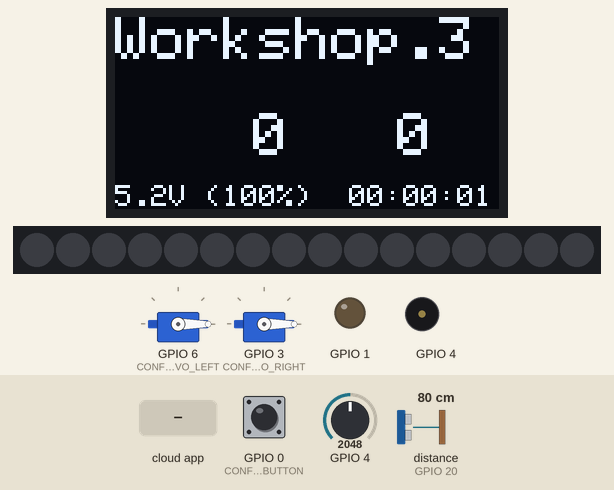
Recording of a sketch running on a simulated ESP32-C3. Shown: 2 × servo, 128×64 one-colour display, 16 RGB LEDs in strip order, left to right, output pins drawn as LEDs (lit = HIGH), buzzer (waves = sounding). Wiring (inferred from the names in the program): ultrasonic range finder: trigger GPIO 21; echo GPIO 20. Dashed ring = blinking. The test bench sets the inputs (shaded band); at power-on: GPIO 0 (CONFIG_PIN_BUTTON) HIGH, distance to the obstacle (sensor on GPIO 20) 80 cm, GPIO 4 = 2048. Dim RGB values are drawn brighter than linear; the RemoteXY app is connected; pins used as bus, display or sensor lines are not drawn.

Above: at 1.4 s.
1.5 s: GPIO 0 (CONFIG_PIN_BUTTON) pulled LOW for 0.15 s
At 2.1 s:
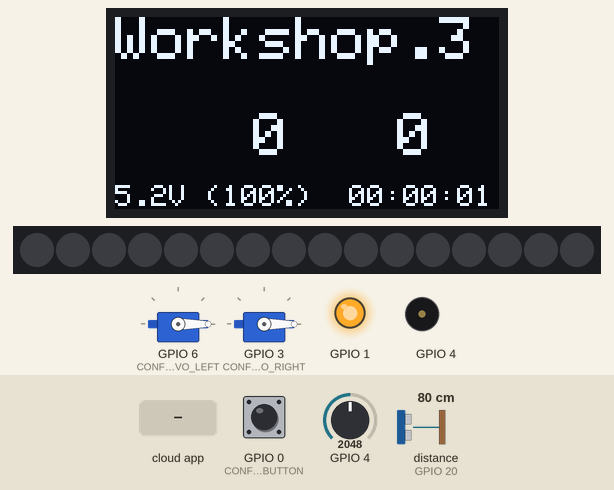
2.2 s: the phone or cloud app sets button_01 to 1
At 4.45 s:
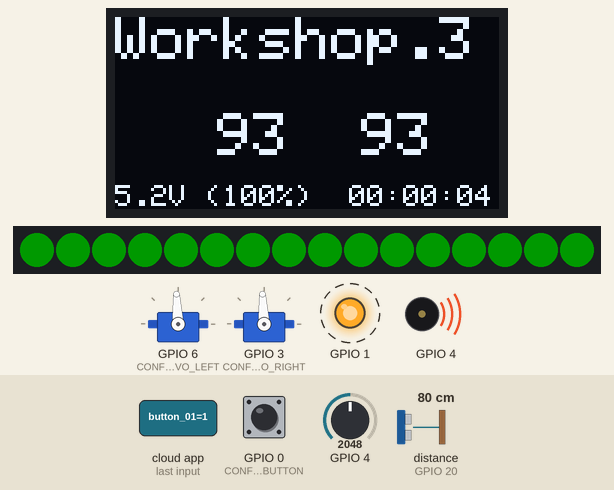
4.8 s: distance to the obstacle (sensor on GPIO 20) set to 2 cm
7.9 s: GPIO 4 set to 2866
At 8.75 s:
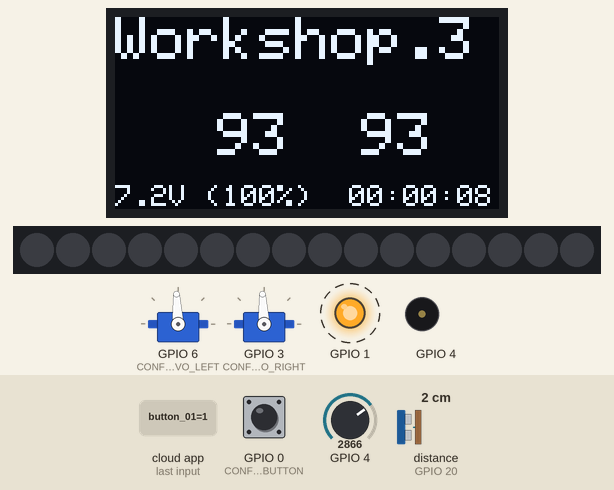
10.7 s: GPIO 4 set to 3603
At 11.14 s:
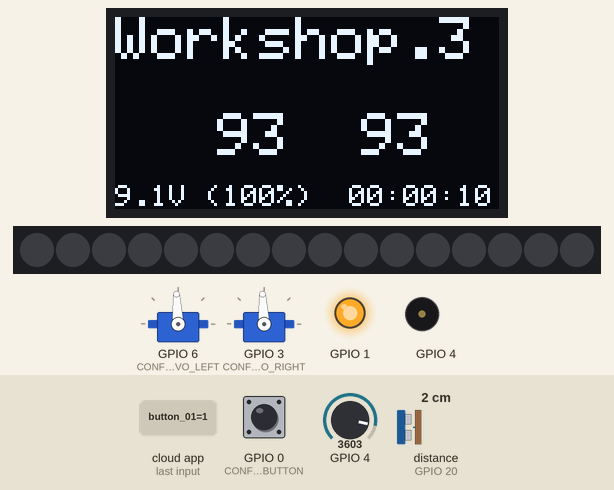
12.4 s: the phone or cloud app sets slider_01_speed_s1 to 0
Timing chart, 0 to 16.5 s (numbered marks = the images above; inputs shaded):
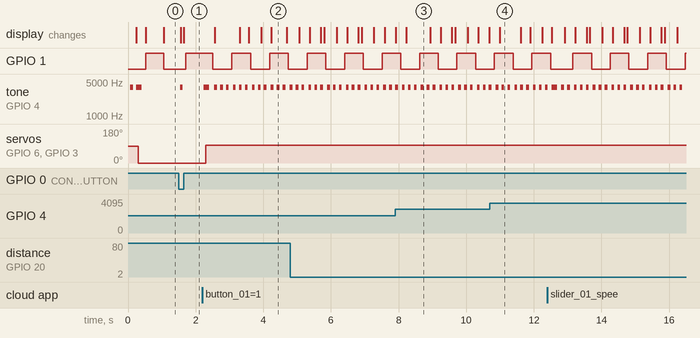

Measured:
- after the input at 1.5 s, tone on GPIO 4: silent → 3876 Hz at once, → silent 0.08 s later
- after the input at 2.2 s, tone on GPIO 4: silent → 3876 Hz at once, then repeats every 0.58 s: silent 0.15 s, 2 × (3876 Hz 0.08 s, silent 0.10 s), 3876 Hz 0.08 s; servo on GPIO 6 (CONFIG_PIN_SERVO_LEFT), servo on GPIO 3 (CONFIG_PIN_SERVO_RIGHT): 0° → 93° after 0.11 s; the display: first changes after 0.37 s (image 2 shows a later state)
- by itself, GPIO 1: alternates HIGH for 0.55 s and LOW for 0.55 s
- what the display in image 2 shows lasts 0.5 s, from 4.2 s to 4.7 s
- what the display in image 3 shows lasts 0.7 s, from 8.2 s to 8.9 s
- what the display in image 4 shows lasts 0.6 s, from 11.0 s to 11.6 s

The sketch:

src.ino
```cpp
///////////////////////////////////////////////
//        RemoteXY include library          //
//////////////////////////////////////////////

#include "01_includes.h"

Adafruit_SSD1306 display(SCREEN_WIDTH, SCREEN_HEIGHT, &Wire, OLED_RESET);

// ===========================================================================
void setup() {
// ===========================================================================

  // Serial for debugging
  #ifdef DEF_DERIAL_DEBUG
  Serial.begin(115200);
  #endif

  // Initialize RemoteXY
  //RemoteXY_Init();

  remotexy_init();

  // Allocate timer for ESP32 PWM
  ESP32PWM::allocateTimer(0);

  // Attach servos to their pins
  servoLeft.attach(CONFIG_PIN_SERVO_LEFT);
  servoRight.attach(CONFIG_PIN_SERVO_RIGHT);

  // Stop both servos initially
  stopServos();

    // Set custom I2C pins
  Wire.begin(CONFIG_PIN_OLED_SDA, CONFIG_PIN_OLED_SCL);

  // Initialize OLED
  if (!display.begin(SSD1306_SWITCHCAPVCC, 0x3C)) {
    #ifdef DEF_DERIAL_DEBUG
    Serial.println(F("SSD1306 allocation failed"));
    #endif
    // for (;;);
  }

  display.clearDisplay();
  display.setTextColor(SSD1306_WHITE);

  leds_init();
  oled_init();

  ultrasonic_init();

  g_ultrasonic_distance_cm=0;
  g_elapsed_time_startup_millis = millis();  // Record start time

  neopixels_init();

  buzzer_init();
  buzzer_beep();

  neopixels_all_blink(CRGB::Green, 3, 20);

  // remotexy_set_sound_01(REMOTEXY_SOUND_POWER_ON);

  button_init();

    // Add battery pin setup
  pinMode(CONFIG_PIN_BATTERY_LEVEL, INPUT);

  event_connection_state_flag_bo = remotexy_get_connect_flag();  // Set initial state

  g_battery_raw_adc = 0;
  g_battery_voltage = 0;
  g_battery_percentage = 0;

  g_previous_millis_u32 = 0;

  g_speed_slider_s1=CONFIG_SERVO_SPEED_STOP_LEFT;
  g_speed_slider_s2=CONFIG_SERVO_SPEED_STOP_RIGHT;

  g_speed_edit_01_s1=CONFIG_SERVO_SPEED_STOP_LEFT;
  g_speed_edit_02_s2=CONFIG_SERVO_SPEED_STOP_RIGHT;

  g_speed_s1 = CONFIG_SERVO_SPEED_STOP_LEFT;
  g_speed_s2 = CONFIG_SERVO_SPEED_STOP_RIGHT;

}

// ===========================================================================
void loop() {
// ===========================================================================
  uint8_t l_speed_slider_s1;
  uint8_t l_speed_slider_s2;
  uint8_t l_speed_slider_s1_mapped;
  uint8_t l_speed_slider_s2_mapped;

  uint16_t l_speed_edit_01_s1;
  uint16_t l_speed_edit_02_s2;
  uint16_t l_speed_edit_01_s1_constrained;
  uint16_t l_speed_edit_02_s2_constrained;

  remotexy_handler();

  if (!remotexy_get_connect_flag()) {
    remotexy_set_edit_01_s1(CONFIG_SERVO_SPEED_STOP_LEFT);
    remotexy_set_edit_02_s2(CONFIG_SERVO_SPEED_STOP_RIGHT);
  }

  if(remotexy_get_connect_flag() ) {

    if(remotexy_get_button_01() ) {
       remotexy_set_edit_01_s1(CONFIG_SERVO_SPEED_STOP_LEFT);
       remotexy_set_edit_02_s2(CONFIG_SERVO_SPEED_STOP_RIGHT);
    }

    l_speed_slider_s1 = remotexy_get_slider_01_speed_s1();
    l_speed_slider_s1_mapped = map(l_speed_slider_s1, 0, 100, 0, 180);

    l_speed_slider_s2 = remotexy_get_slider_02_speed_s2();
    l_speed_slider_s2_mapped = map(l_speed_slider_s2, 0, 100, 0, 180);

    l_speed_edit_01_s1 = remotexy_get_edit_01_s1();
    l_speed_edit_01_s1_constrained = constrain(l_speed_edit_01_s1, 0, 180);

    l_speed_edit_02_s2 = remotexy_get_edit_02_s2();
    l_speed_edit_02_s2_constrained = constrain(l_speed_edit_02_s2, 0, 180);

#if 1
    if(l_speed_slider_s1 != g_speed_slider_s1){
      g_speed_slider_s1=l_speed_slider_s1;

      g_speed_s1= l_speed_slider_s1_mapped;

      g_speed_edit_01_s1=g_speed_s1;
      remotexy_set_edit_01_s1(g_speed_s1);
      buzzer_soundButtonPress();
      return;
    }

    if(l_speed_slider_s2 != g_speed_slider_s2){
      g_speed_slider_s2=l_speed_slider_s2;

      g_speed_s2= l_speed_slider_s2_mapped;

      g_speed_edit_02_s2=g_speed_s2;
      remotexy_set_edit_02_s2(g_speed_s2);
      buzzer_soundButtonPress();
      return;
    }
#endif

#if 1
    if(l_speed_edit_01_s1_constrained != g_speed_edit_01_s1){
      g_speed_edit_01_s1=l_speed_edit_01_s1_constrained;
      remotexy_set_edit_01_s1(l_speed_edit_01_s1_constrained);

      g_speed_s1 = l_speed_edit_01_s1_constrained;


      l_speed_slider_s1_mapped = map(l_speed_edit_01_s1_constrained, 0, 180, 0, 100);
      g_speed_slider_s1 = l_speed_slider_s1_mapped;
      remotexy_set_slider_01_speed_s1(l_speed_slider_s1_mapped);
      buzzer_soundButtonPress();
      return;
    }

   if(l_speed_edit_02_s2_constrained != g_speed_edit_02_s2){
      g_speed_edit_02_s2=l_speed_edit_02_s2_constrained;
      remotexy_set_edit_02_s2(l_speed_edit_02_s2_constrained);

      g_speed_s2 = l_speed_edit_02_s2_constrained;


      l_speed_slider_s2_mapped = map(l_speed_edit_02_s2_constrained, 0, 180, 0, 100);
      g_speed_slider_s2 = l_speed_slider_s2_mapped;
      remotexy_set_slider_02_speed_s2(l_speed_slider_s2_mapped);
      buzzer_soundButtonPress();
      return;
    }
#endif

  }else {
    g_speed_s1= CONFIG_SERVO_SPEED_STOP_LEFT;;
    g_speed_s2= CONFIG_SERVO_SPEED_STOP_RIGHT;
  }

  moveServos(g_speed_s1, g_speed_s2);

  tasks_connect();
  tasks_buttons();
  tasks_elapsed_time();

 if (events_get_timeout_flag() == EVENTS_TIMEOUT_OCCURED) {

    ultrasonic_get_distance();
    tasks_battery();

    // tasks_remotexy();
    oled_update();
    leds_update();

  }

  events_reset_connect_flag();

  if (events_get_timeout_flag() == EVENTS_TIMEOUT_OCCURED) {
    events_reset_timeout_flag();
  }

}
```

01_includes.h
```cpp
#ifndef __DEF_INCLUDE_INCLUDES_H__
#define __DEF_INCLUDE_INCLUDES_H__

#include <Arduino.h>  // Essential for Arduino functions
#include <FastLED.h>
#include <ESP32Servo.h>

#include <Wire.h>
#include <Adafruit_GFX.h>
#include <Adafruit_SSD1306.h>

#include <driver/adc.h>

#include "00_config.h"
// #include "01_includes.h"
#include "02_data.h"
#include "03_remotexy.h"
#include "04_tasks.h"
#include "05_buzzer.h"
#include "06_neopixels.h"
#include "07_sounds.h"
#include "08_button.h"
#include "09_servos.h"
#include "10_battery.h"
#include "11_events.h"
#include "12_ultrasonic.h"
#include "13_oled.h"
#include "14_leds.h"

uint8_t remotexy_get_connect_flag( );

#endif // __DEF_INCLUDE_INCLUDES_H__
```

02_data.cpp
```cpp
///////////////////////////////////////////////
//        RemoteXY include library          //
//////////////////////////////////////////////

#include "01_includes.h"

// Add these with other global variables
uint32_t lastDisconnectedFlash = 0;
bool disconnectedFlashState = false;

int32_t rawADCValue = 0;
float batteryVoltage = 0.0;
int32_t batteryPercentage = 0;

bool event_connection_state_flag_bo = false;  // To track connection state changes

// Servo objects
Servo servoLeft;
Servo servoRight;

int32_t duration;
float distance_cm;

uint32_t previousMillis = 0;
const int32_t interval = 500;  // 500ms

uint32_t startMillis = 0;
uint32_t elapsedSeconds = 0;
uint32_t elapsedMillis = 0;
int32_t flag_show_ble_name=0;

// ===========================================================================

uint32_t g_previous_millis_u32 = 0;
const int32_t g_interval_i32 = 500;  // 500ms

uint32_t g_ultrasonic_distance_cm;

int32_t g_battery_raw_adc;
float g_battery_voltage;
int32_t g_battery_percentage;

uint32_t g_elapsed_time_startup_millis;
uint32_t g_elapsed_time_hours;
uint32_t g_elapsed_time_minutes;
uint32_t g_elapsed_time_seconds;

int8_t g_speed_slider_s1;
int8_t g_speed_slider_s2;

int16_t g_speed_edit_01_s1;
int16_t g_speed_edit_02_s2;

uint32_t g_speed_s1;
uint32_t g_speed_s2;
```

02_data.h
```cpp
#ifndef __DEF_INCLUDE_DATA_H__
#define __DEF_INCLUDE_DATA_H__

// Add these with other global variables
extern uint32_t lastDisconnectedFlash;
extern bool disconnectedFlashState;

extern int32_t rawADCValue;
extern float batteryVoltage;
extern int32_t batteryPercentage;


extern bool event_connection_state_flag_bo;

// Servo objects
extern Servo servoLeft;
extern Servo servoRight;

extern int32_t duration;
extern float distance_cm;

extern uint32_t previousMillis;
extern const int32_t interval;

extern uint32_t startMillis;
extern uint32_t elapsedSeconds;
extern uint32_t elapsedMillis;


extern int32_t flag_show_ble_name;

// ===========================================================================

extern uint32_t g_previous_millis_u32;
extern const int32_t g_interval_i32;  // 500ms

extern uint32_t g_ultrasonic_distance_cm;

extern int32_t g_battery_raw_adc;
extern float g_battery_voltage;
extern int32_t g_battery_percentage;

extern uint32_t g_elapsed_time_startup_millis;
extern uint32_t g_elapsed_time_hours;
extern uint32_t g_elapsed_time_minutes;
extern uint32_t g_elapsed_time_seconds;

extern int8_t g_speed_slider_s1;
extern int8_t g_speed_slider_s2;

extern int16_t g_speed_edit_01_s1;
extern int16_t g_speed_edit_02_s2;

extern uint32_t g_speed_s1;
extern uint32_t g_speed_s2;

#endif // __DEF_INCLUDE_DATA_H__
```

03_remotexy.cpp
```cpp
#include "01_includes.h"

// you can enable debug logging to Serial at 115200
// #define REMOTEXY__DEBUGLOG
#define USE_BLE
#ifdef USE_BLE
  // RemoteXY select connection mode and include library
  #define REMOTEXY_MODE__ESP32CORE_BLE
  #include <BLEDevice.h>

  // RemoteXY connection settings
  #define REMOTEXY_BLUETOOTH_NAME CONFIG_REMOTEXY_BLUETOOTH_NAME

#else
  #define REMOTEXY_MODE__WIFI_POINT
  #include <WiFi.h>
  // RemoteXY connection settings
  #define REMOTEXY_WIFI_SSID "wdy_wifi_01"
  #define REMOTEXY_WIFI_PASSWORD "12345678"
  #define REMOTEXY_SERVER_PORT 6377
#endif

#include <RemoteXY.h>

// RemoteXY GUI configuration
#pragma pack(push, 1)
uint8_t RemoteXY_CONF[] =   // 119 bytes
  { 255,7,0,0,0,112,0,19,0,0,0,0,178,2,130,200,108,200,1,1,
  5,0,1,1,1,128,20,40,253,24,24,9,8,31,87,111,114,107,115,104,
  111,112,45,100,105,121,32,32,45,32,67,97,108,105,98,114,97,116,105,111,
  110,32,45,32,118,49,46,48,0,4,78,58,39,140,18,99,15,82,0,136,
  26,7,68,29,60,27,62,80,33,10,85,64,24,136,7,2,29,63,27,81,
  130,27,12,85,64,24,1,4,15,58,40,140,67,40,33,160,0,1,26 };

// this structure defines all the variables and events of your control interface
struct {

    // input variables
  uint8_t button_01; // =1 if button pressed, else =0
  int8_t slider_01_speed_s1; // from 0 to 100
  int16_t edit_01_s1; // -32768 .. +32767
  int16_t edit_02_s2; // -32768 .. +32767
  int8_t slider_02_speed_s2; // from 0 to 100

    // other variable
  uint8_t connect_flag;  // =1 if wire connected, else =0

} RemoteXY;


#pragma pack(pop)

/////////////////////////////////////////////
//           END RemoteXY include          //
/////////////////////////////////////////////

// ===========================================================================
void remotexy_init(void) {
// ===========================================================================
  // Initialize RemoteXY
  RemoteXY_Init();
}

// ===========================================================================
void remotexy_handler(void) {
// ===========================================================================
  // Initialize RemoteXY
  RemoteXY_Handler();
}

// ===========================================================================
uint8_t remotexy_get_button_01( ) {
// ===========================================================================
  return RemoteXY.button_01;
}

// ===========================================================================
int8_t remotexy_get_slider_01_speed_s1( ) {
// ===========================================================================
  return RemoteXY.slider_01_speed_s1;
}

// ===========================================================================
int16_t remotexy_get_edit_01_s1( ) {
// ===========================================================================
  return RemoteXY.edit_01_s1;
}

// ===========================================================================
int16_t remotexy_get_edit_02_s2( ) {
// ===========================================================================
  return RemoteXY.edit_02_s2;
}

// ===========================================================================
int8_t remotexy_get_slider_02_speed_s2( ) {
// ===========================================================================
  return RemoteXY.slider_02_speed_s2;
}

// ===========================================================================
uint8_t remotexy_get_connect_flag( ) {
// ===========================================================================
  return RemoteXY.connect_flag;
}

// ===========================================================================
// ===========================================================================
// ===========================================================================

// ===========================================================================
void remotexy_set_button_01(uint8_t p_button_01 ) {
// ===========================================================================
  RemoteXY.button_01=p_button_01;
}

// ===========================================================================
void remotexy_set_slider_01_speed_s1(int8_t p_slider_01_speed_s1 ) {
// ===========================================================================
  RemoteXY.slider_01_speed_s1=p_slider_01_speed_s1;
}

// ===========================================================================
void remotexy_set_edit_01_s1(int16_t p_edit_01_s1 ) {
// ===========================================================================
  RemoteXY.edit_01_s1=p_edit_01_s1;
}

// ===========================================================================
void remotexy_set_edit_02_s2(int16_t p_edit_02_s2 ) {
// ===========================================================================
  RemoteXY.edit_02_s2=p_edit_02_s2;
}

// ===========================================================================
void remotexy_set_slider_02_speed_s2(int8_t p_slider_02_speed_s2 ) {
// ===========================================================================
  RemoteXY.slider_02_speed_s2=p_slider_02_speed_s2;
}

// ===========================================================================
void remotexy_set_connect_flag(uint8_t p_connect_flag ) {
// ===========================================================================
  RemoteXY.connect_flag=p_connect_flag;
}
```

03_remotexy.h
```cpp
#ifndef __DEF_INCLUDE_REMOTE_XY_H__
#define __DEF_INCLUDE_REMOTE_XY_H__

extern void remotexy_init(void);
extern void remotexy_handler(void);


extern uint8_t remotexy_get_button_01( );
extern int8_t remotexy_get_slider_01_speed_s1( );
extern int16_t remotexy_get_edit_01_s1( );
extern int16_t remotexy_get_edit_02_s2( );
extern int8_t remotexy_get_slider_02_speed_s2( );
extern uint8_t remotexy_get_connect_flag( );

// ===========================================================================
// ===========================================================================
// ===========================================================================

extern void remotexy_set_button_01(uint8_t p_button_01 );
extern void remotexy_set_slider_01_speed_s1(int8_t p_slider_01_speed_s1 );
extern void remotexy_set_edit_01_s1(int16_t p_edit_01_s1 );
extern void remotexy_set_edit_02_s2(int16_t p_edit_02_s2 );
extern void remotexy_set_slider_02_speed_s2(int8_t p_slider_02_speed_s2 );
extern void remotexy_set_connect_flag(uint8_t p_connect_flag );

#endif // __DEF_INCLUDE_REMOTE_XY_H__
```

04_tasks.h
```cpp
#ifndef __DEF_INCLUDE_TASKS_H__
#define __DEF_INCLUDE_TASKS_H__

extern void tasks_remotexy(void);
extern void tasks_buzzer(void);

extern void tasks_connect(void);
extern void tasks_buttons(void);
extern void tasks_joysticks(void);
extern void tasks_battery(void);
extern void tasks_elapsed_time();

#endif // __DEF_INCLUDE_TASKS_H__
```

05_buzzer.h
```cpp
#ifndef __DEF_INCLUDE_BUZZER_H__
#define __DEF_INCLUDE_BUZZER_H__

// Function declarations
void buzzer_init();
void playTone(int32_t freq, int32_t duration, int32_t pause);  // Remove default parameter here

extern void buzzer_beep(void);

// Sound patterns
extern void buzzer_soundOK();
extern void buzzer_soundError();
extern void buzzer_soundWarning();
extern void buzzer_soundStartup();
extern void buzzer_soundButtonPress();
extern void buzzer_soundAlert();

void buzzer_soundConnected();
void buzzer_soundDisConnected();

// Demo function
void buzzer_demo();

#endif // __DEF_INCLUDE_BUZZER_H__
```

06_neopixels.h
```cpp
#ifndef __DEF_INCLUDE_NEOPIXELS_H__
#define __DEF_INCLUDE_NEOPIXELS_H__

// CRGB::Red     // Full red
// CRGB::Green   // Full green (not GREEN)
// CRGB::Blue    // Full blue
// CRGB::White   // White
// CRGB::Black   // Off
// CRGB::Yellow  // Yellow
// CRGB::Purple  // Purple
// CRGB::Cyan    // Cyan

#define LED_TYPE WS2812  // LED chip type
#define COLOR_ORDER GRB  // Color order (common for WS2812)

void neopixels_init();
void neopixels_rainbow(uint8_t ledIndex);
void neopixels_pulse(uint8_t ledIndex, CRGB color);
void neopixels_all_clear(CRGB color);
void neopixels_all_blink(CRGB color, uint8_t blinks, uint16_t delayTime);
void neopixels_demo();

#endif // __DEF_INCLUDE_NEOPIXELS_H__
```

08_button.cpp
```cpp
#include "01_includes.h"

// ===========================================================================
void button_init(){
// ===========================================================================
	pinMode(CONFIG_PIN_BUTTON, INPUT_PULLUP);
}

// ===========================================================================
uint8_t button_pressed() {
// ===========================================================================
	return digitalRead(CONFIG_PIN_BUTTON) == LOW ? 1 : 0 ;
}
```

08_button.h
```cpp
#ifndef __DEF_INCLUDE_BUTTON_H__
#define __DEF_INCLUDE_BUTTON_H__

extern void button_init();
extern uint8_t button_pressed();

#endif // __DEF_INCLUDE_BUTTON_H__
```

09_servos.cpp
```cpp
#include "01_includes.h"


// ===========================================================================
void moveServos(int32_t leftSpeed, int32_t rightSpeed) {
// ===========================================================================
  leftSpeed = constrain(leftSpeed, 0, 180);
  rightSpeed = constrain(rightSpeed, 0, 180);

  servoLeft.write(leftSpeed);
  servoRight.write(rightSpeed);

  // For debugging
  #ifdef DEF_DERIAL_DEBUG
  Serial.printf("Left: %d, Right: %d\n", leftSpeed, rightSpeed);
  #endif
}

// ===========================================================================
void stopServos() {
// ===========================================================================
  moveServos(90, 90);
}
```

Source omitted: 04_tasks.cpp (3870 bytes), 05_buzzer.cpp (3596 bytes), 06_neopixels.cpp (2381 bytes), 07_sounds.h (2312 bytes), 09_servos.h (191 bytes), 10_battery.cpp (1168 bytes), 10_battery.h (198 bytes), 11_events.cpp (1557 bytes), 11_events.h (582 bytes), 12_ultrasonic.cpp (952 bytes), 12_ultrasonic.h (185 bytes), 13_oled.cpp (2342 bytes) and 4 more
